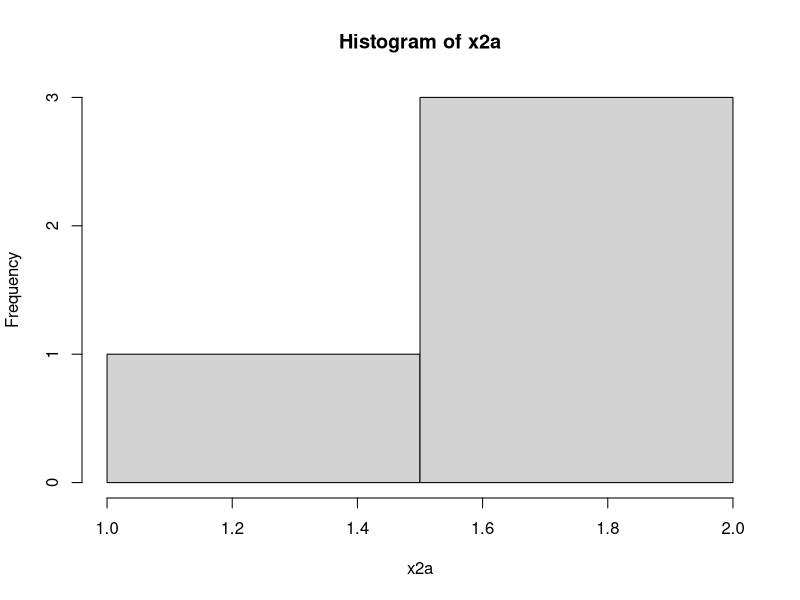
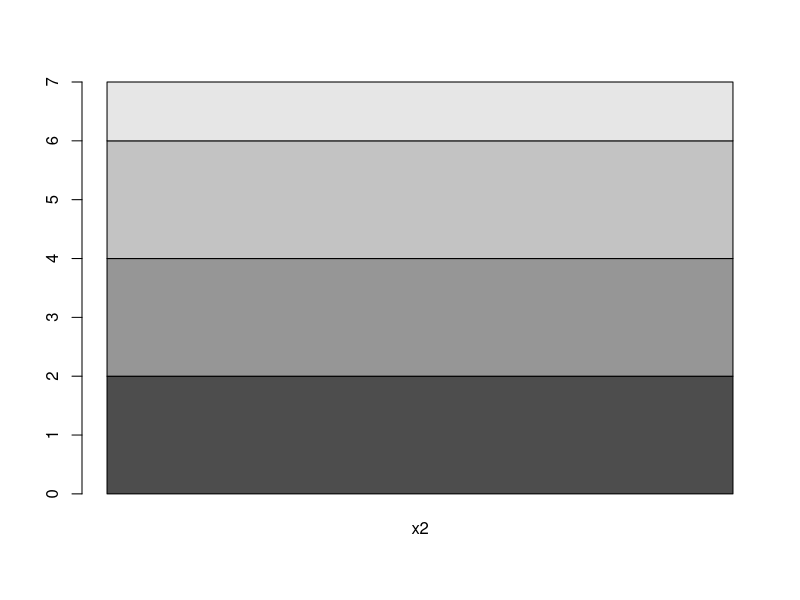
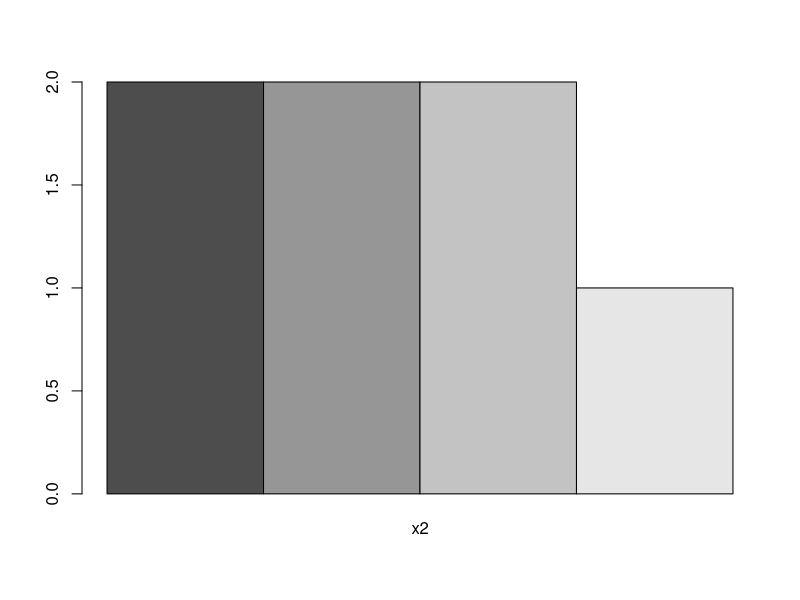
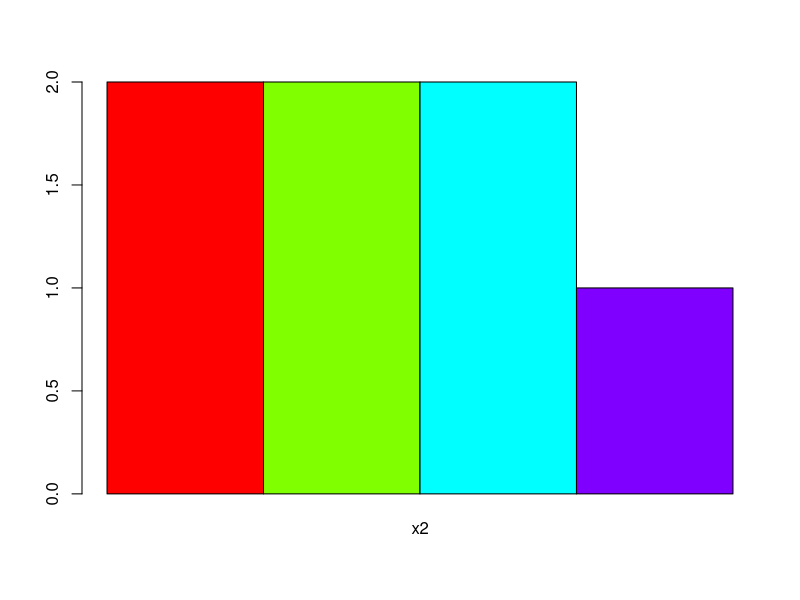
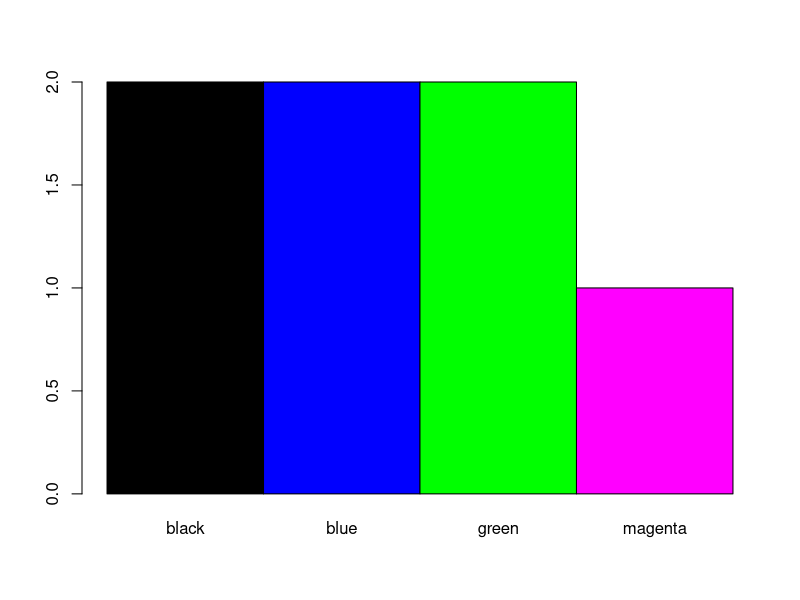
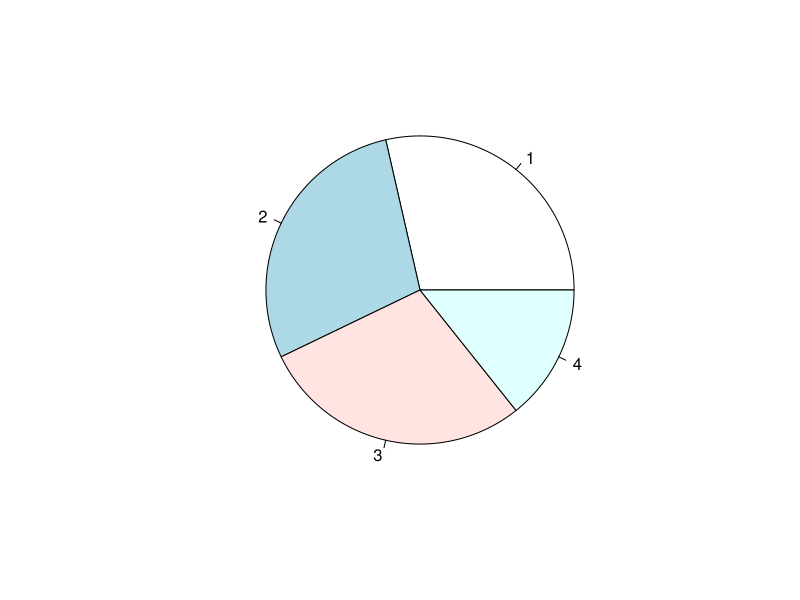
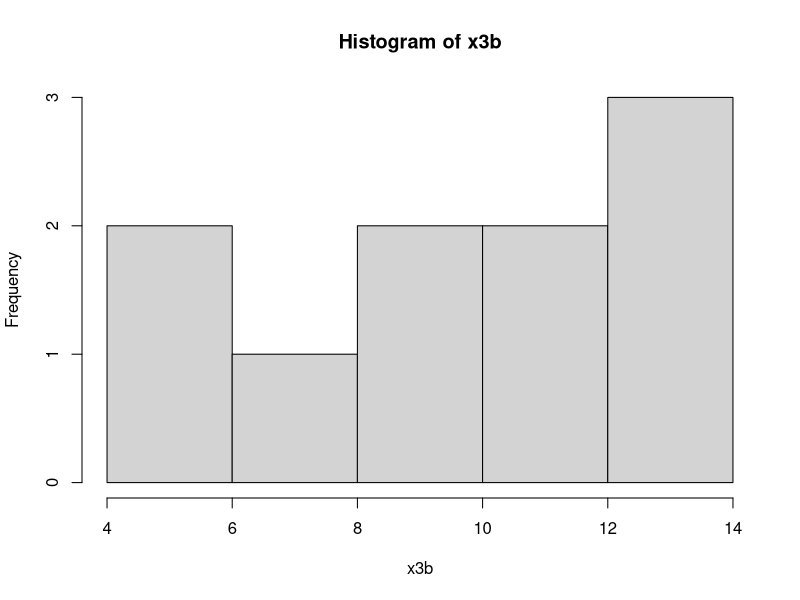
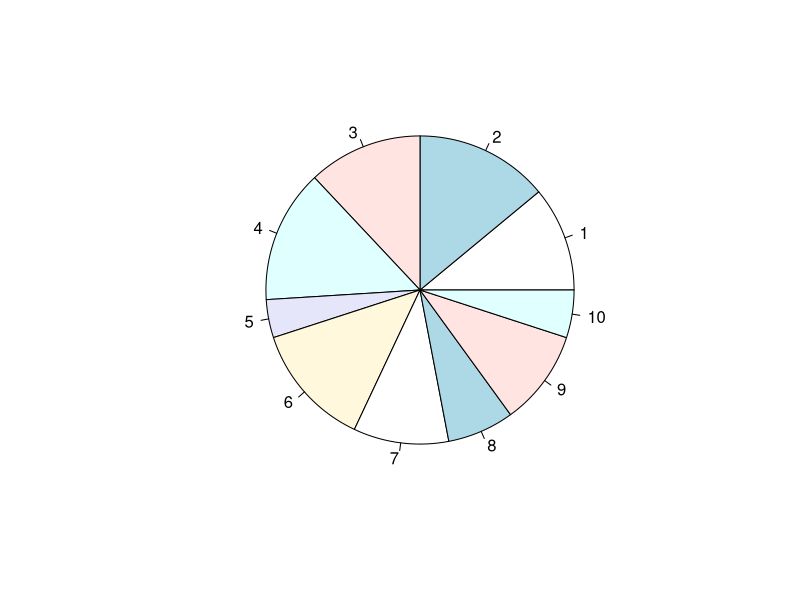

Recreate these plots in R, in order.
# Frequency Distribution

#Discrete Cat Data
(attend = c('A','P','P','A','P','A'))
table(attend)
cbind(table(attend))  # A & P on left side

#Discrete Numeric Data

color=c('blue','green','magenta','green','black','blue','black')
(x2 = table(color))
(x2a = cbind(x2))
hist(x2a)  # not relevant 
barplot(x2a)  # not good
barplot(x2a, beside=T)  # Better
unique(color) ; length(unique(color))
barplot(x2a, beside=T, col=rainbow(length(unique(color))))
barplot(x2a, beside=T, col=sort(unique(color)),names.arg = names(x2))
pie(x2a)

#Continuous Data 
set.seed(1234)
x3 = runif(100,0,150)  # 0 to 150 marks range, 100 values 
x3
x3 = ceiling(x3)  #round to higher value
x3
range(x3)
# Divide range into step of 15 ie 10 levels
breaks = seq(0,150,by=15)
breaks
length(breaks)
x3
#x3[1] = 60; x3[2] = 75
x3.cut = cut(x3, breaks)
x3.cut
table(x3.cut)
cbind(table(x3.cut))  #see it vertically

#give intervals a character values a, b..
(x3.cut = cut(x3, breaks, labels=letters[1:10]))
#(x3.cut = cut(x3, breaks, labels=letters[1:length(breaks)-1]))
x3.cut

(x3a = table(x3.cut))
(x3b = cbind(x3a))

#plot these freq Table: which is better
hist(x3b)
pie(x3b)
barplot(x3b, beside=T)
barplot(x3b, beside=T, names.arg =rownames(x3b))
plot(x3b)

hist(x3)
hist(x3, breaks=15, col=1:15)
h=hist(x3)
h
